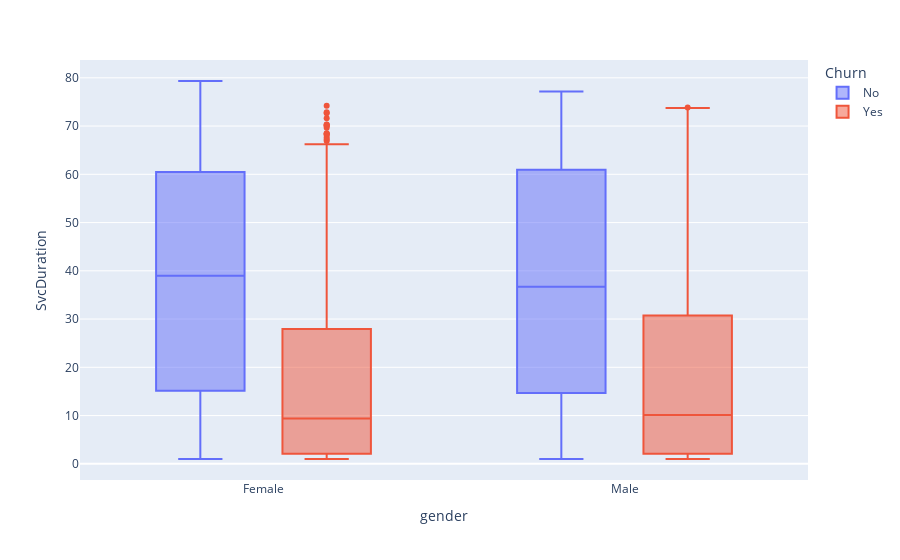

The notebook cell this image was saved under:
### Markdown cell above
Next question: does tenure and length of service availment affect churning?

### Code cell
fig = px.box(data_frame=data, x="gender", y="SvcDuration", color="Churn", width=900)
fig.show()

### Figure 1 — Plotly figure (JSON) as saved in the notebook; plotly's stock layout.template omitted (floating-point values rounded to 4 significant figures; data arrays with more than 128 entries replaced by an {"elided": "..."} marker saying what was removed)
{"data": [{"alignmentgroup": "True", "hovertemplate": "Churn=No<br>gender=%{x}<br>SvcDuration=%{y}<extra></extra>", "legendgroup": "No", "marker": {"color": "#636efa"}, "name": "No", "notched": false, "offsetgroup": "No", "orientation": "v", "showlegend": true, "x": {"elided": "5163 str values"}, "x0": " ", "xaxis": "x", "y": {"elided": "5163 float values"}, "y0": " ", "yaxis": "y", "type": "box"}, {"alignmentgroup": "True", "hovertemplate": "Churn=Yes<br>gender=%{x}<br>SvcDuration=%{y}<extra></extra>", "legendgroup": "Yes", "marker": {"color": "#EF553B"}, "name": "Yes", "notched": false, "offsetgroup": "Yes", "orientation": "v", "showlegend": true, "x": {"elided": "1869 str values"}, "x0": " ", "xaxis": "x", "y": {"elided": "1869 float values"}, "y0": " ", "yaxis": "y", "type": "box"}], "layout": {"xaxis": {"anchor": "y", "domain": [0, 1], "title": {"text": "gender"}}, "yaxis": {"anchor": "x", "domain": [0, 1], "title": {"text": "SvcDuration"}}, "legend": {"title": {"text": "Churn"}, "tracegroupgap": 0}, "margin": {"t": 60}, "boxmode": "group", "width": 900}}
